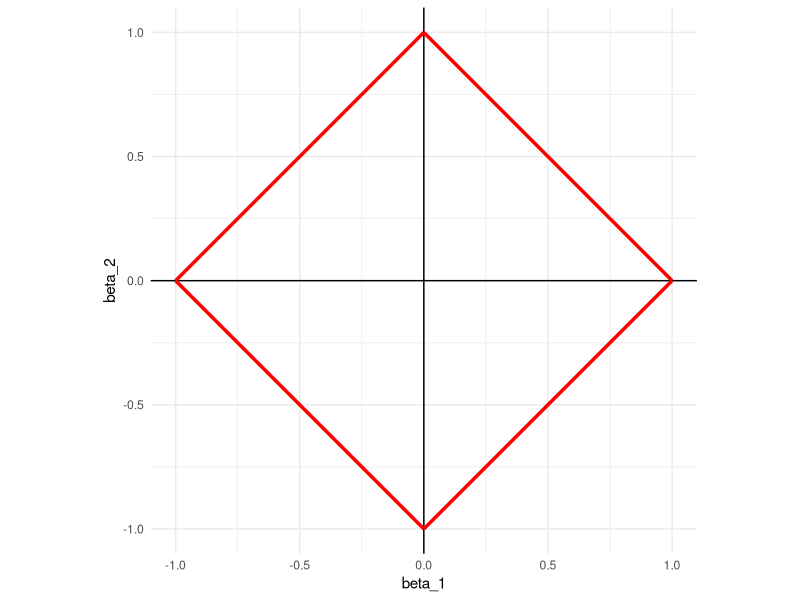
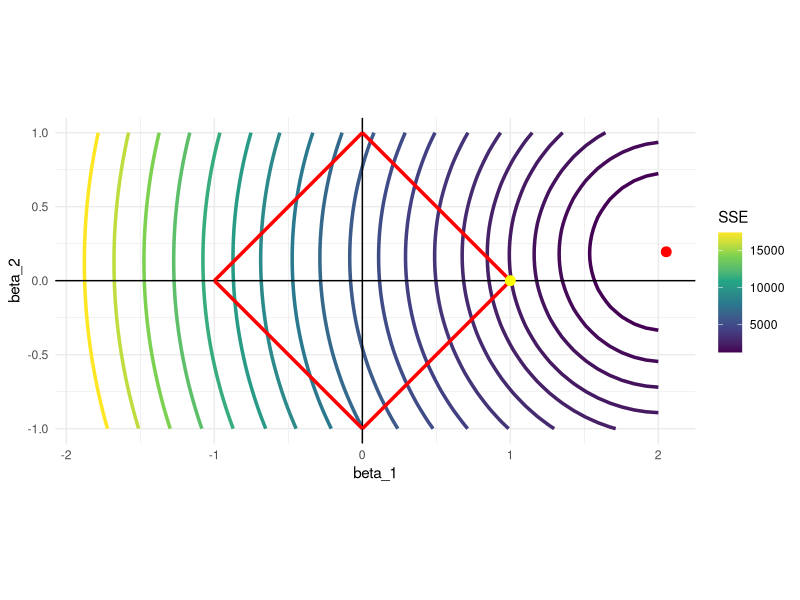
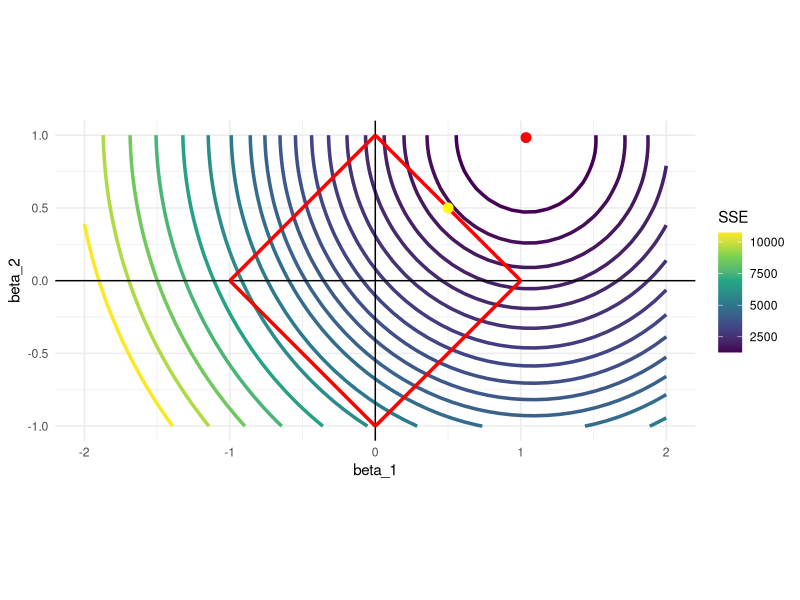
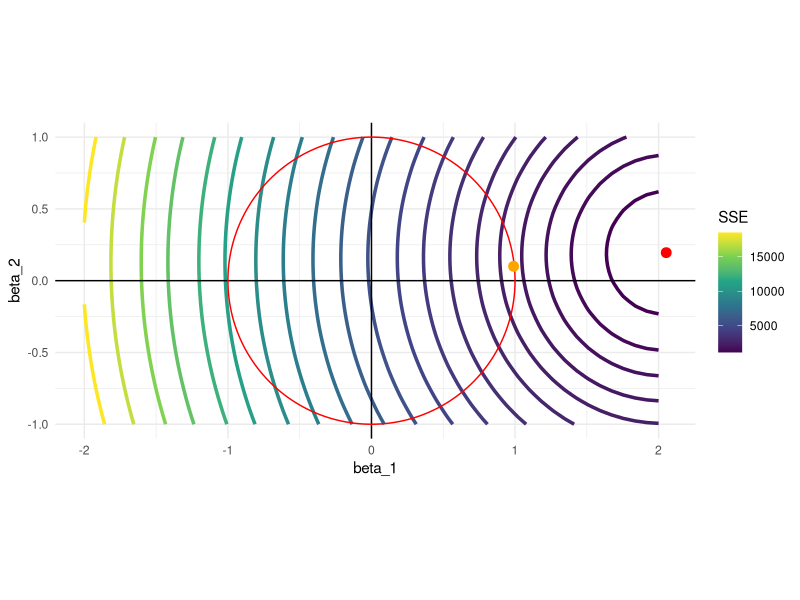
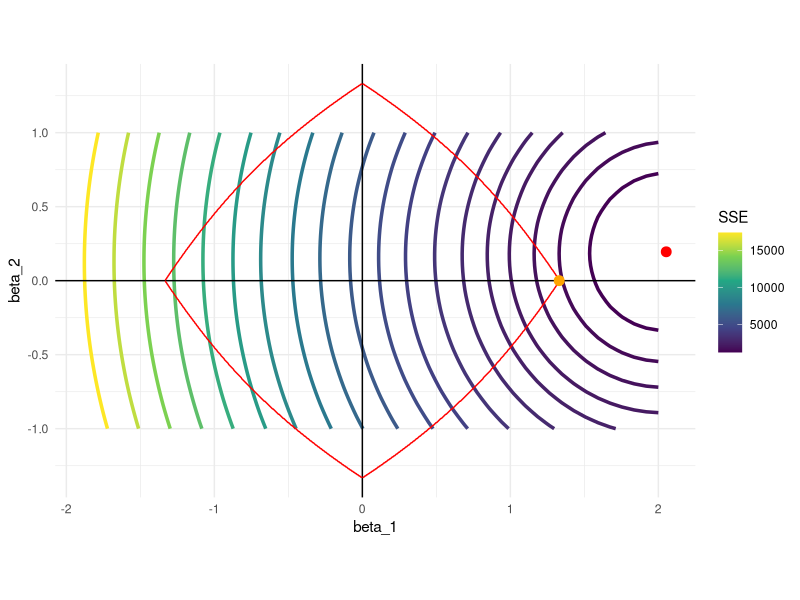
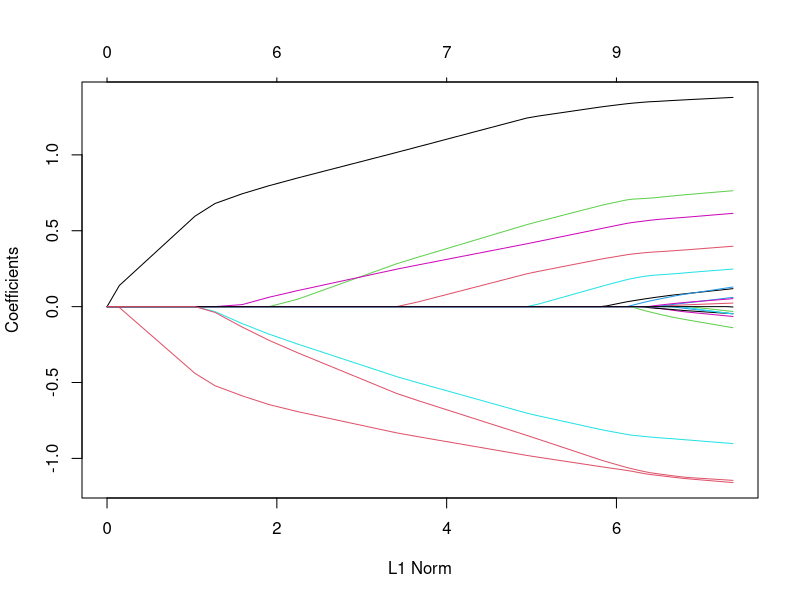
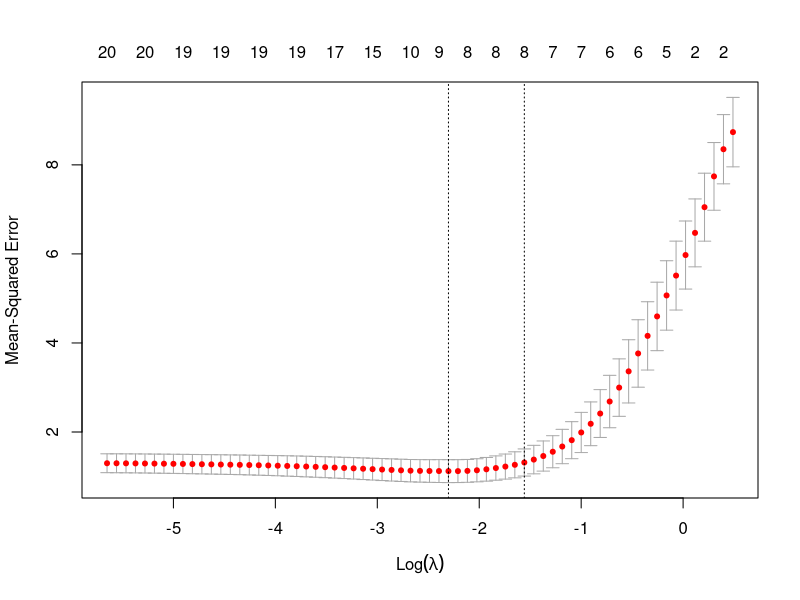

These figures' R source, in order:
## ---- chunk 1
#| include: false

library(data.table)
library(tidyverse)
library(glmnet)
## ---- chunk 2
#| code-fold: true 

ggplot() +
  geom_hline(yintercept = 0) +
  geom_vline(xintercept = 0) +
  geom_segment(aes(x = 1, y = 0, xend = 0, yend = 1), color = "red", size = 1.2) +
  geom_segment(aes(x = 1, y = 0, xend = 0, yend = -1), color = "red", size = 1.2) +
  geom_segment(aes(x = -1, y = 0, xend = 0, yend = 1), color = "red", size = 1.2) +
  geom_segment(aes(x = -1, y = 0, xend = 0, yend = -1), color = "red", size = 1.2) +
  coord_equal() +
  xlab("beta_1") +
  ylab("beta_2") +
  theme_minimal()
## ---- chunk 3
N <- 1000 # number of observations
x_1 <- rnorm(N)
x_2 <- rnorm(N)
mu <- rnorm(N) # error term
y <- 2 * x_1 + 0.2 * x_2 + mu

data <-
  data.table(
    y = y,
    x_1 = x_1,
    x_2 = x_2
  )
## ---- chunk 4
(
ols_coefs_1 <- lm(y ~ x_1 + x_2, data = data)$coefficient
)
## ---- chunk 5
(
beta_table <- 
  data.table::CJ(
    beta_1 = seq(-2, 2, length = 50),
    beta_2 = seq(-1, 1, length = 50) 
  )
)
## ---- chunk 6

#=== define the function to get SSE ===#
get_sse <- function(i, data)
{
  #=== extract beta_1 and beta_2 for ith observation  ===#
  betas <- beta_table[i, ]

  #=== calculate SSE ===#
  sse <-
    copy(data) %>% 
    .[, y_hat := x_1 * betas[, beta_1] + x_2 * betas[, beta_2]] %>% 
    .[, se := (y - y_hat)^2] %>% 
    .[, sum(se)]

  return(sse)
}

#=== calculate SSE for each row of beta_table ===#
sse_all <-
  lapply(
    1:nrow(beta_table),
    function(x) get_sse(x, data)
  ) %>% 
  unlist()

#=== assign the calculated sse values as a variable ===#
(
beta_table[, sse_1 := sse_all]
)
## ---- chunk 7
#| code-fold: true 

ggplot() +
  stat_contour(
    data = beta_table, 
    aes(x = beta_1, y = beta_2, z = sse_1, color = ..level..),
    size = 1.2,
    breaks = 
      round(
        quantile(beta_table$sse_1, seq(0, 1, 0.05)),
        0
      )
    ) +
  scale_color_viridis_c(name = "SSE") +
  geom_hline(yintercept = 0) +
  geom_vline(xintercept = 0) +
  geom_segment(aes(x = 1, y = 0, xend = 0, yend = 1), color = "red", size = 1.2) +
  geom_segment(aes(x = 1, y = 0, xend = 0, yend = -1), color = "red", size = 1.2) +
  geom_segment(aes(x = -1, y = 0, xend = 0, yend = 1), color = "red", size = 1.2) +
  geom_segment(aes(x = -1, y = 0, xend = 0, yend = -1), color = "red", size = 1.2) +
  #=== OLS point estimates (solutions without the constraint) ===#
  geom_point(
    aes(x = ols_coefs_1["x_1"], y = ols_coefs_1["x_2"]),
    color = "red",
    size = 3
  ) +
  geom_point(
    aes(x = 1, y = 0),
    color = "yellow",
    size = 3
  ) +
  coord_equal() +
  theme_minimal()

## ---- chunk 8
#| code-fold: true

N <- 1000 # number of observations
x_1 <- rnorm(N)
x_2 <- rnorm(N)
mu <- rnorm(N) # error term
y <- x_1 + x_2 + mu

data <-
  data.table(
    y = y,
    x_1 = x_1,
    x_2 = x_2
  )

ols_coefs_2 <- lm(y ~ x_1 + x_2, data = data)$coefficient

#=== calculate sse for each row of beta_table ===#
sse_all <-
  lapply(
    1:nrow(beta_table),
    function(x) {
      betas <- beta_table[x, ]
      sse <-
        copy(data) %>% 
        .[, y_hat := x_1 * betas[, beta_1] + x_2 * betas[, beta_2]] %>% 
        .[, se := (y - y_hat)^2] %>% 
        .[, sum(se)]
      return(sse)
    }
  ) %>% 
  unlist()

#=== assign the calculated sse values as a variable ===#
beta_table[, sse_2 := sse_all]

#=== visualize ===#
ggplot() +
  stat_contour(
    data = beta_table, 
    aes(x = beta_1, y = beta_2, z = sse_2, color = ..level..),
    size = 1.2,
    breaks = 
      round(
        quantile(beta_table$sse_2, seq(0, 1, 0.05)),
        0
      )
    ) +
  scale_color_viridis_c(name = "SSE") +
  geom_hline(yintercept = 0) +
  geom_vline(xintercept = 0) +
  geom_segment(aes(x = 1, y = 0, xend = 0, yend = 1), color = "red", size = 1.2) +
  geom_segment(aes(x = 1, y = 0, xend = 0, yend = -1), color = "red", size = 1.2) +
  geom_segment(aes(x = -1, y = 0, xend = 0, yend = 1), color = "red", size = 1.2) +
  geom_segment(aes(x = -1, y = 0, xend = 0, yend = -1), color = "red", size = 1.2) +
  #=== OLS point estimates (solutions without the constraint) ===#
  geom_point(
    aes(x = ols_coefs_2["x_1"], y = ols_coefs_2["x_2"]),
    color = "red",
    size = 3
  ) +
  geom_point(
    aes(x = 0.5, y = 0.5),
    color = "yellow",
    size = 3
  ) +
  coord_equal() +
  theme_minimal()
## ---- chunk 9
#| code-fold: true
#| fig-cap: Illustration of Ridge Regression
#| label: fig-ridge-min

ggplot() +
  stat_contour(
    data = beta_table, 
    aes(x = beta_1, y = beta_2, z = sse_1, color = ..level..),
    size = 1.2,
    breaks = 
      round(
        quantile(beta_table$sse_1, seq(0.033, 1, 0.05)),
        0
      )
    ) +
  scale_color_viridis_c(name = "SSE") +
  geom_hline(yintercept = 0) +
  geom_vline(xintercept = 0) +
  ggforce::geom_circle(aes(x0 = 0, y0 = 0, r = 1), color = "red") +
  #=== OLS point estimates (solutions without the constraint) ===#
  geom_point(
    aes(x = ols_coefs_1["x_1"], y = ols_coefs_1["x_2"]),
    color = "red",
    size = 3
  ) +
  geom_point(
    aes(x = 0.99, y = 0.1),
    color = "orange",
    size = 3
  ) +
  coord_equal() +
  theme_minimal()
## ---- chunk 10
#| fig-cap: Illustration of Ridge Regression 
#| label: fig-en-min 
#| code-fold: true

get_const <- function(x1, x2, alpha){
  (1 - alpha) * sqrt(x1^2 + x2^2) / 2 + alpha * (abs(x1) + abs(x2))
}

alpha <- 0.5

en_const_data <-
  CJ(
    x1 = seq(-2, 2, length = 1000),
    x2 = seq(-2, 2, length = 1000)
  ) %>% 
  .[, c := abs(get_const(x1, x2, alpha)-1)] %>% 
  .[, x2_sign := x2 < 0] %>% 
  .[, .SD[which.min(c), ], by = .(x1, x2_sign)] %>% 
  .[abs(x1) <= 2/(1+alpha), ]

ggplot() +
  stat_contour(
    data = beta_table, 
    aes(x = beta_1, y = beta_2, z = sse_1, color = ..level..),
    size = 1.2,
    breaks = 
      round(
        quantile(beta_table$sse_1, seq(0, 1, 0.05)),
        0
      )
    ) +
  scale_color_viridis_c(name = "SSE") +
  geom_hline(yintercept = 0) +
  geom_vline(xintercept = 0) +
  #=== elastic net constraint ===#
  geom_line(data = en_const_data[x1 > 0 & x2 > 0], aes(x=x1, y = x2), color = "red") +
  geom_line(data = en_const_data[x1 < 0 & x2 > 0], aes(x=x1, y = x2), color = "red") +
  geom_line(data = en_const_data[x1 > 0 & x2 < 0], aes(x=x1, y = x2), color = "red") +
  geom_line(data = en_const_data[x1 < 0 & x2 < 0], aes(x=x1, y = x2), color = "red") +
  #=== OLS point estimates (solutions without the constraint) ===#
  geom_point(
    aes(x = ols_coefs_1["x_1"], y = ols_coefs_1["x_2"]),
    color = "red",
    size = 3
  ) +
  geom_point(
    aes(x = 1.33, y = 0),
    color = "orange",
    size = 3
  ) +
  coord_equal() +
  theme_minimal()
## ---- chunk 11
#=== get the data ===#
data(QuickStartExample)

#=== see the structure ===#
str(QuickStartExample)
## ---- chunk 12
#=== extract X and y ===#
X <- QuickStartExample$x
y <- QuickStartExample$y

#=== run Lasso ===#
lasso <- glmnet(X, y)
## ---- chunk 13
lasso
## ---- chunk 14
#=== get coefficient estimates ===#
coef_lasso <- coef(lasso)

#=== check the dimension ===#
dim(coef_lasso)

#=== take a look at the first and last three ===#
coef_lasso[, c(1:3, 65:67)]
## ---- chunk 15
plot(lasso)
## ---- chunk 16
cv_lasso <- cv.glmnet(X, y, nfolds = 5)
## ---- chunk 17
plot(cv_lasso)
## ---- chunk 18
cv_lasso$lambda.min
## ---- chunk 19
coef(cv_lasso, s = "lambda.min")
## ---- chunk 20
coef(cv_lasso, s = "lambda.1se")
## ---- chunk 21
cv.glmnet(X, y, nfolds = 5, standardize = FALSE) %>% 
  coef(s = "lambda.min")
## ---- chunk 22
#=== scale the first variable ===#
X_scaled <- X
X_scaled[, 1] <- X_scaled[, 1] / 1000

cv.glmnet(X_scaled, y, nfolds = 5, standardize = FALSE) %>% 
  coef(s = "lambda.min")
## ---- chunk 23
#=== not scaled ===#
cv.glmnet(X, y, nfolds = 5, standardize = TRUE) %>% 
  coef(s = "lambda.min")

#=== scaled ===#
cv.glmnet(X_scaled, y, nfolds = 5, standardize = TRUE) %>% 
  coef(s = "lambda.min")
